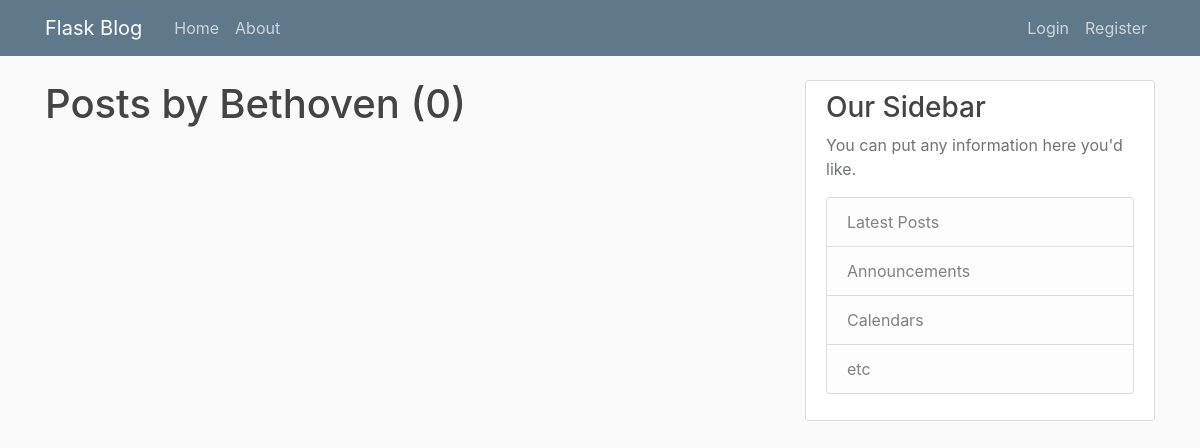
Page /user/Bethoven on the earlier database version.
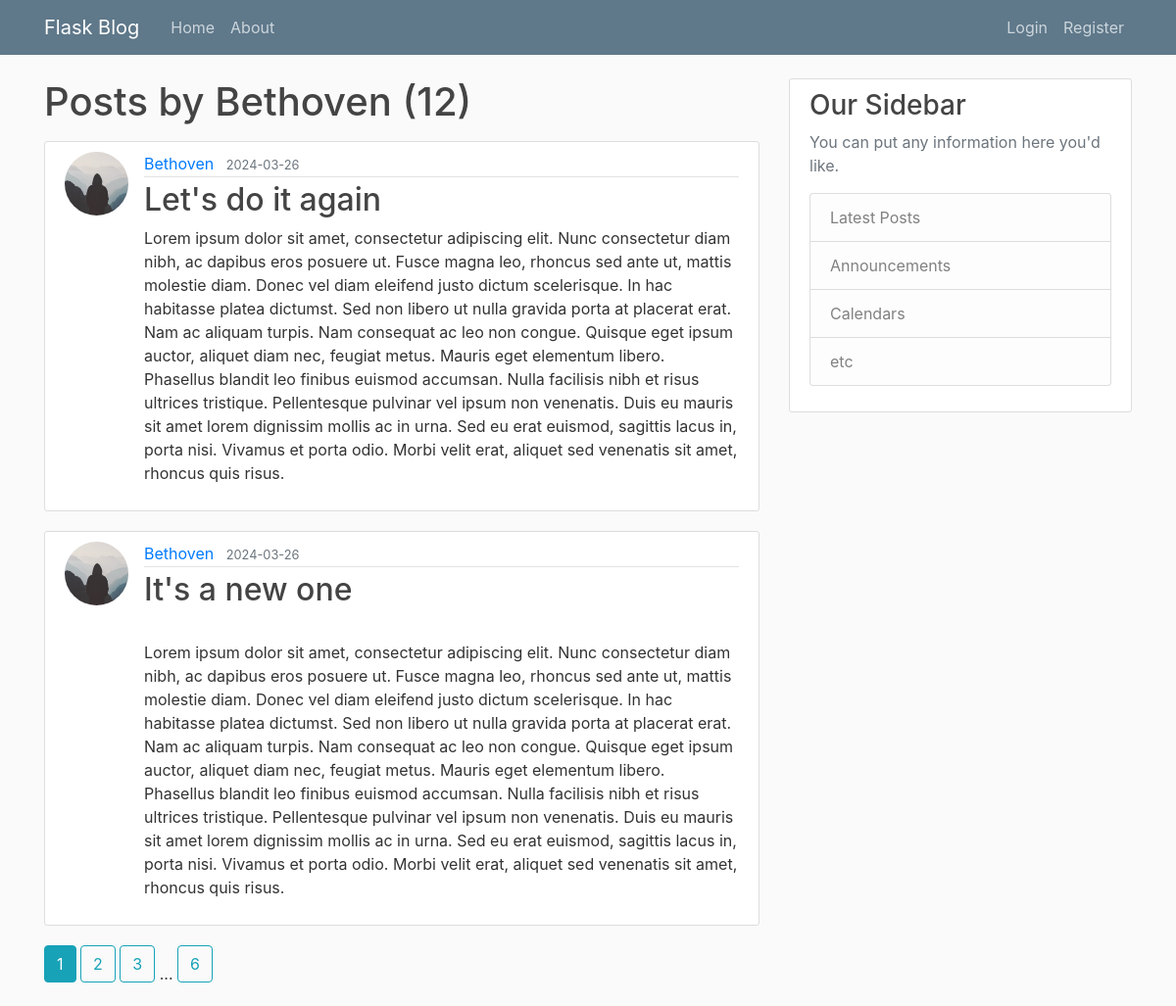
Same page on the later database version.
### flaskblog/models.py (models this page shows, shortened)
class Post(db.Model):
    id = db.Column(db.Integer, primary_key=True)
    title = db.Column(db.String(100), nullable=False)
    date_posted = db.Column(db.DateTime, nullable=False, default=datetime.utcnow)
    content = db.Column(db.Text, nullable=False)
    user_id = db.Column(db.Integer, db.ForeignKey('user.id'), nullable=False)

class User(db.Model, UserMixin):
    id = db.Column(db.Integer, primary_key=True)
    username = db.Column(db.String(20), unique=True, nullable=False)
    email = db.Column(db.String(120), unique=True, nullable=False)
    image_file = db.Column(db.String(20), nullable=False, default='default.jpg')
    password = db.Column(db.String(60), nullable=False)
    posts = db.relationship('Post', backref='author', lazy=True)

### flaskblog/users/routes.py (the view)
@users.route("/user/<string:username>")
def user_posts(username):
    page = request.args.get('page', 1, type=int)
    user = User.query.filter_by(username=username).first_or_404()
    posts = Post.query.filter_by(author=user)\
            .order_by(Post.date_posted.desc())\
            .paginate(per_page=2, page=page)
    return render_template('user_posts.html', posts=posts, user=user)

### flaskblog/templates/user_posts.html
{% extends "layout.html" %}
{% block content %}
    <h1 class="mb-3">Posts by {{ user.username }} ({{ posts.total }})</h1>
    {% for post in posts.items %}
        <article class="media content-section">
          <img class="rounded-circle article-img" src="{{ url_for('static', filename='profile_pics/' + post.author.image_file) }}">
          <div class="media-body">
            <div class="article-metadata">
              <a class="mr-2" href="{{ url_for('users.user_posts', username=post.author.username) }}">{{ post.author.username }}</a>
              <small class="text-muted">{{ post.date_posted.strftime('%Y-%m-%d') }}</small>
            </div>
            <h2><a class="article-title" href="{{ url_for('posts.post', post_id=post.id) }}">{{ post.title }}</a></h2>
            <p class="article-content">{{ post.content }}</p>
          </div>
        </article>
    {% endfor %}
    {% for page_num in posts.iter_pages(left_edge=1, right_edge=1, left_current=1, right_current=2) %}
      {% if page_num %}
        {% if posts.page == page_num %}
          <a class="btn btn-info mb-4" href="{{ url_for('users.user_posts', username=user.username, page=page_num) }}">{{ page_num }}</a>
        {% else %}
          <a class="btn btn-outline-info mb-4" href="{{ url_for('users.user_posts', username=user.username, page=page_num) }}">{{ page_num }}</a>
        {% endif %}
      {% else %}
        ...
      {% endif %}
    {% endfor %}
{% endblock content %}

Differences in the rows shown:
added Post: image_file (placeholder picture), author.username "Bethoven", date_posted "2024-03-26", title "Let's do it again", content "Lorem ipsum dolor sit amet, consectetur adipiscing elit. Nunc consectetur diam nibh, ac dapibus eros posuere ut. Fusce magna leo, rhoncus sed ante ut, mattis molestie diam. Donec vel diam eleifend justo dictum scelerisque. In hac habitasse platea dictumst. Sed non libero ut nulla gravida porta at placerat erat. Nam ac aliquam turpis. Nam consequat ac leo non congue. Quisque eget ipsum auctor, aliquet diam nec, feugiat metus. Mauris eget elementum libero. Phasellus blandit leo finibus euismod accumsan. Nulla facilisis nibh et risus ultrices tristique. Pellentesque pulvinar vel ipsum non venenatis. Duis eu mauris sit amet lorem dignissim mollis ac in urna. Sed eu erat euismod, sagittis lacus…"
added Post: image_file (placeholder picture), author.username "Bethoven", date_posted "2024-03-26", title "It's a new one", content "Lorem ipsum dolor sit amet, consectetur adipiscing elit. Nunc consectetur diam nibh, ac dapibus eros posuere ut. Fusce magna leo, rhoncus sed ante ut, mattis molestie diam. Donec vel diam eleifend justo dictum scelerisque. In hac habitasse platea dictumst. Sed non libero ut nulla gravida porta at placerat erat. Nam ac aliquam turpis. Nam consequat ac leo non congue. Quisque eget ipsum auctor, aliquet diam nec, feugiat metus. Mauris eget elementum libero. Phasellus blandit leo finibus euismod accumsan. Nulla facilisis nibh et risus ultrices tristique. Pellentesque pulvinar vel ipsum non venenatis. Duis eu mauris sit amet lorem dignissim mollis ac in urna. Sed eu erat euismod, sagittis lacus…"
Other differences:
{{ posts.total }}: "0" → "12"
new list line: "1"
new list line: "2"
new list line: "3"
new list line: "6"
